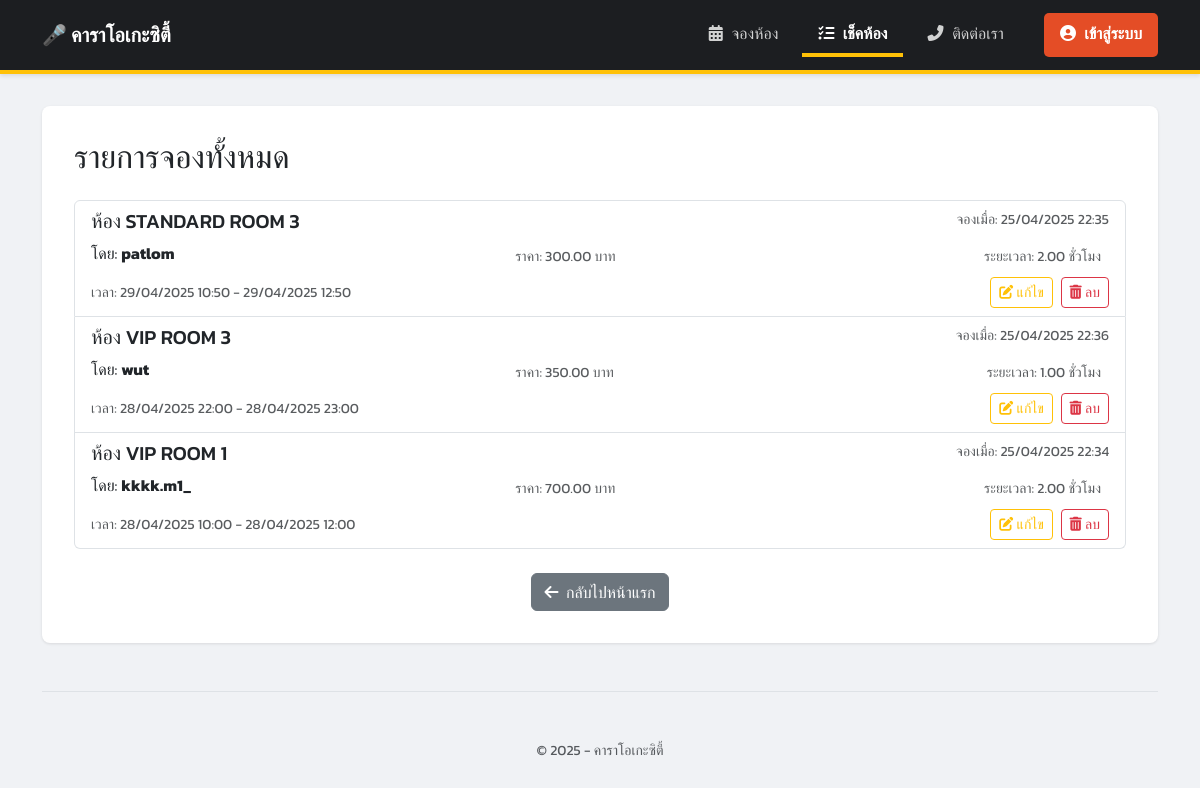
Screenshot of /booking/bookings/all/ with the database file from the repository.
### booking/models.py (models this page shows, shortened)
class Booking(models.Model):
    room = models.ForeignKey(Room, on_delete=models.CASCADE, related_name='bookings') # เชื่อมโยงไปยังห้อง
    user_name = models.CharField(max_length=100) # ชื่อผู้จอง (แบบง่ายก่อน)
    start_time = models.DateTimeField()          # วันเวลาเริ่มต้น
    end_time = models.DateTimeField()            # วันเวลาสิ้นสุด
    booking_time = models.DateTimeField(default=timezone.now) # วันเวลาที่ทำการจอง (ใส่ค่าอัตโนมัติ)
    @property
    def duration_hours(self):
        if self.start_time and self.end_time:
            duration = self.end_time - self.start_time
            if duration.total_seconds() > 0:
                return duration.total_seconds() / 3600
        return 0 # คืนค่า 0 ถ้าไม่มี start/end time หรือ duration ไม่เป็นบวก
    @property
    def total_price(self):
        if self.start_time and self.end_time and self.room and self.room.price_per_hour is not None:
            try:
                duration_decimal = Decimal(str(self.duration_hours))
                calculated_price = (duration_decimal * self.room.price_per_hour).quantize(Decimal('0.01'))
                return calculated_price
            except Exception as e:
                print(f"Error calculating total_price: {e}") # แสดง error ใน console (สำหรับ debug)
                return Decimal('0.00') # คืนค่า 0 เพื่อป้องกัน Error หน้าเว็บ
        return Decimal('0.00')

class Room(models.Model):
    name = models.CharField(max_length=100, unique=True) # ชื่อห้อง (ไม่ซ้ำกัน)
    capacity = models.PositiveIntegerField()             # ความจุ (จำนวนเต็มบวก)
    price_per_hour = models.DecimalField(max_digits=8, decimal_places=2) # ราคาต่อชั่วโมง

### booking/views.py (the view)
# urls.py: path('bookings/all/', views.all_bookings, name='all_bookings'), # หน้าแสดงการจองทั้งหมด
def all_bookings(request):
    bookings = Booking.objects.all().order_by('-start_time') # เรียงตามเวลาเริ่มล่าสุดก่อน
    context = {'bookings': bookings}
    return render(request, 'booking/all_bookings.html', context)

### booking/templates/booking/all_bookings.html (shortened to what this page needs)
{% extends "booking/base.html" %}
{% block content %}
    <h2 class="mb-4">รายการจองทั้งหมด</h2>
    <div class="list-group mb-4">
        {% for booking in bookings %}
        <div class="list-group-item">
            <div class="d-flex w-100 justify-content-between align-items-start">
                <h5 class="mb-1">ห้อง {{ booking.room.name }}</h5>
                <small class="text-muted">จองเมื่อ: {{ booking.booking_time|date:"d/m/Y H:i" }}</small>
            </div>
            <div class="row w-100 align-items-center mt-1 gx-2">
                <div class="col-5">
                    <p class="mb-1">โดย: <strong>{{ booking.user_name }}</strong></p>
                </div>
                <div class="col-4">
                    <small class="text-muted">ราคา: {{ booking.total_price|floatformat:2 }} บาท</small>
                </div>
                <div class="col-3 text-end">
                    <small class="text-muted">ระยะเวลา: {{ booking.duration_hours|floatformat:2 }} ชั่วโมง</small>
                </div>
            </div>
            <div class="d-flex w-100 justify-content-between align-items-center mt-2">
                <small class="text-muted">เวลา: {{ booking.start_time|date:"d/m/Y H:i" }} - {{ booking.end_time|date:"d/m/Y H:i" }}</small>
                <div>
                    <a href="{% url 'booking_edit' booking.id %}" class="btn btn-sm btn-outline-warning me-1" title="แก้ไขการจอง">
                        <i class="fas fa-edit"></i> <span class="d-none d-sm-inline">แก้ไข</span>
                    </a>
                    <button type="button" class="btn btn-sm btn-outline-danger" data-bs-toggle="modal" data-bs-target="#deleteConfirmModal{{ booking.id }}" title="ลบการจอง">
                        <i class="fas fa-trash-alt"></i> <span class="d-none d-sm-inline">ลบ</span>
                    </button>
                </div>
            </div>
        </div>
        {% empty %}
        <div class="list-group-item">
             <p class="mb-0 text-muted text-center"><i class="fas fa-info-circle me-1"></i>ยังไม่มีการจองในระบบ</p>
        </div>
        {% endfor %}
    </div>
    <div class="text-center">
      <a href="{% url 'room_list' %}" class="btn btn-secondary">
          <i class="fas fa-arrow-left me-1"></i> กลับไปหน้าแรก
      </a>
    </div>
{% endblock %}

### booking/templates/booking/base.html (shortened to what this page needs)
<!DOCTYPE html>
<html lang="th">
<head>
    <link href="https://cdn.jsdelivr.net/npm/bootstrap@5.3.3/dist/css/bootstrap.min.css" rel="stylesheet">
    <link rel="stylesheet" href="https://cdnjs.cloudflare.com/ajax/libs/font-awesome/6.5.2/css/all.min.css" />
</head>
<body>
    <nav class="navbar navbar-expand-lg custom-navbar">
        <div class="container">
            <a class="navbar-brand" href="{% url 'room_list' %}">
                 🎤 คาราโอเกะซิตี้
            </a>
            <div class="collapse navbar-collapse" id="navbarSupportedContent">
              <ul class="navbar-nav ms-auto mb-2 mb-lg-0 align-items-center">
                <li class="nav-item">
                  <a class="nav-link {% if request.resolver_match.url_name == 'room_list' %}active{% endif %}" aria-current="page" href="{% url 'room_list' %}"><i class="fas fa-calendar-alt"></i> จองห้อง</a>
                </li>
                <li class="nav-item">
                  <a class="nav-link {% if request.resolver_match.url_name == 'all_bookings' %}active{% endif %}" href="{% url 'all_bookings' %}"><i class="fas fa-list-check"></i> เช็คห้อง</a>
                </li>
                <li class="nav-item">
                  <a class="nav-link" href="#" data-bs-toggle="modal" data-bs-target="#contactModal">
                    <i class="fas fa-phone-alt"></i> ติดต่อเรา
                  </a>
                </li>
                {% if user.is_authenticated %}
                    {% comment %} --- แสดงเมื่อผู้ใช้ล็อกอินแล้ว --- {% endcomment %}
                    <li class="nav-item dropdown ms-lg-3">
                        <a class="nav-link dropdown-toggle" href="#" id="navbarUserDropdown" role="button" data-bs-toggle="dropdown" aria-expanded="false">
                            <i class="fas fa-user me-1"></i> {{ user.username }}
                        </a>
                        <ul class="dropdown-menu dropdown-menu-end" aria-labelledby="navbarUserDropdown">
                            {% comment %} เพิ่มลิงก์อื่นๆ ที่นี่ได้ เช่น โปรไฟล์, ตั้งค่า {% endcomment %}
                            <li><a class="dropdown-item" href="{% url 'logout' %}"><i class="fas fa-sign-out-alt me-1"></i> ออกจากระบบ</a></li>
                        </ul>
                    </li>
                {% else %}
                    <li class="nav-item login-button ms-lg-3">
                      <a class="nav-link" href="{% url 'login' %}"><i class="fas fa-user-circle"></i> เข้าสู่ระบบ</a>
                    </li>
                {% endif %}
              </ul>
            </div>
        </div>
    </nav>
    <div class="container mt-4">
        <main>
{% block content %}
            {% endblock %}
        </main>
        <footer class="pt-4 my-md-5 pt-md-5 border-top text-center">
            <small class="d-block mb-3 text-muted">&copy; 2025 - คาราโอเกะซิตี้</small>
        </footer>
    </div>
</body>
</html>

### booking/templates/booking/base.html (style rules this page uses)
body { font-family: 'Kanit', sans-serif; background-color: #f0f2f5; padding-top: 0; padding-bottom: 20px; }
.navbar.custom-navbar { background-color: #1c1e21; padding-top: 0.8rem; padding-bottom: 0.8rem; border-bottom: 4px solid #ffc107; box-shadow: 0 2px 4px rgba(0,0,0,.1); }
.navbar.custom-navbar .navbar-brand { color: #ffffff; font-weight: bold; }
.navbar.custom-navbar .navbar-nav .nav-link { color: rgba(255, 255, 255, 0.8); padding: 0.5rem 1rem; margin-left: 0.5rem; border-bottom: 4px solid transparent; transition: color 0.2s ease, border-color 0.2s ease; }
.navbar.custom-navbar .navbar-nav .nav-link.active { color: #ffffff; font-weight: bold; border-bottom-color: #ffc107; }
.navbar.custom-navbar .navbar-nav .nav-link i { margin-right: 5px; }
.navbar.custom-navbar .navbar-nav .nav-item.login-button .nav-link { background-color: #e44d26; color: #ffffff; border-radius: 5px; padding: 0.5rem 1rem; font-weight: bold; border-bottom-color: transparent !important; }
.container { max-width: 1140px; }
main { background-color: #ffffff; padding: 2rem; border-radius: 8px; box-shadow: 0 1px 3px rgba(0,0,0,.1); margin-top: 2rem; }
footer { margin-top: 3rem; }
.btn-secondary { background-color: #6c757d; border-color: #6c757d; }

### rows the page displays
Booking: room.name "STANDARD ROOM 3", booking_time "25/04/2025 22:35", user_name "patlom", total_price "300.00", duration_hours "2.00", start_time "29/04/2025 10:50", end_time "29/04/2025 12:50"
Booking: room.name "VIP ROOM 3", booking_time "25/04/2025 22:36", user_name "wut", total_price "350.00", duration_hours "1.00", start_time "28/04/2025 22:00", end_time "28/04/2025 23:00"
Booking: room.name "VIP ROOM 1", booking_time "25/04/2025 22:34", user_name "kkkk.m1_", total_price "700.00", duration_hours "2.00", start_time "28/04/2025 10:00", end_time "28/04/2025 12:00"
